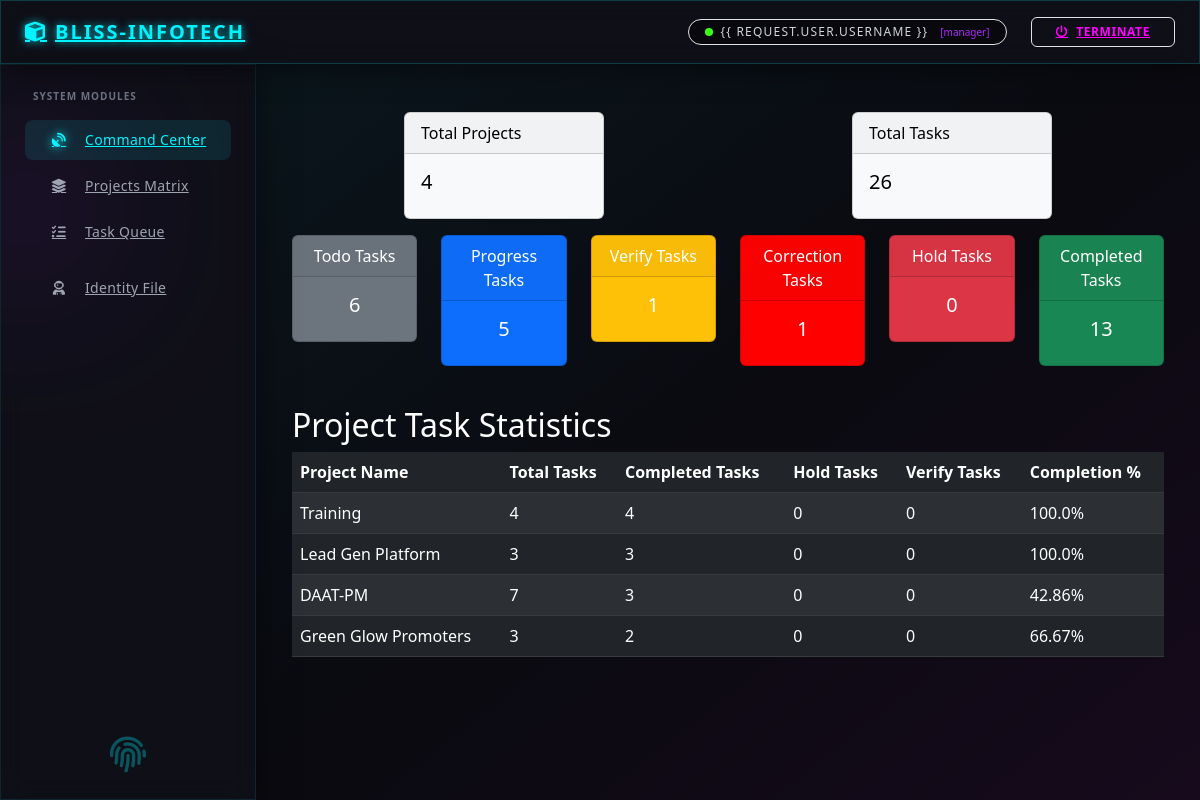
/manager/ (signed in), run on the app's committed database.
### app/models.py (models this page shows)
class Project(models.Model):
    id = models.AutoField(primary_key=True)
    name = models.CharField(max_length=64)
    description = models.TextField()
    manager = models.ForeignKey(User, on_delete=models.SET_NULL, null=True)
    client_name = models.CharField(max_length=64, null=True)
    status = models.CharField(max_length=10, default="DESIGN")
    created = models.DateTimeField(auto_now_add=True)
    started = models.DateTimeField(null=True)
    updated = models.DateTimeField(default=timezone.now)
    due = models.DateField(null=True)

### app/decorators.py (the view)
        @login_required
        def wrapper(request, *args, **kwargs):
            if in_groups(request.user):
                return view_function(request, *args, **kwargs)
            return redirect('/')

### template/manager/dashboard.html
{% extends 'manager/manager.html' %}
{% block manager_board %}
    <div class="container mt-4">
        <div class="row justify-content-around">
            <div class="col-md-3">
                <div class="card text-black bg-light mb-3">
                    <div class="card-header">Total Projects</div>
                    <div class="card-body">
                        <h5 class="card-title">{{ total_projects }}</h5>
                    </div>
                </div>
            </div>
            <div class="col-md-3">
                <div class="card text-black bg-light mb-3">
                    <div class="card-header">Total Tasks</div>
                    <div class="card-body">
                        <h5 class="card-title">{{ total_tasks }}</h5>
                    </div>
                </div>
            </div>
        </div>
        <div class="row text-center">
            <div class="col-md-2 col-sm-6">
                <div class="card text-white bg-secondary mb-3">
                    <div class="card-header">Todo Tasks</div>
                    <div class="card-body">
                        <h5 class="card-title">{{ todo_tasks }}</h5>
                    </div>
                </div>
            </div>
            <div class="col-md-2 col-sm-6">
                <div class="card text-white bg-primary mb-3">
                    <div class="card-header">Progress Tasks</div>
                    <div class="card-body">
                        <h5 class="card-title">{{ progress_tasks }}</h5>
                    </div>
                </div>
            </div>
            <div class="col-md-2 col-sm-6">
                <div class="card text-white bg-warning mb-3">
                    <div class="card-header">Verify Tasks</div>
                    <div class="card-body">
                        <h5 class="card-title">{{ verify_tasks }}</h5>
                    </div>
                </div>
            </div>
            <div class="col-md-2 col-sm-6">
                <div class="card text-white bg-brown-red mb-3">
                    <div class="card-header">Correction Tasks</div>
                    <div class="card-body">
                        <h5 class="card-title">{{ correction_tasks }}</h5>
                    </div>
                </div>
            </div>
            <div class="col-md-2 col-sm-6">
                <div class="card text-white bg-danger mb-3">
                    <div class="card-header">Hold Tasks</div>
                    <div class="card-body">
                        <h5 class="card-title">{{ hold_tasks }}</h5>
                    </div>
                </div>
            </div>
            <div class="col-md-2 col-sm-6">
                <div class="card text-white bg-success mb-3">
                    <div class="card-header">Completed Tasks</div>
                    <div class="card-body">
                        <h5 class="card-title">{{ complete_tasks }}</h5>
                    </div>
                </div>
            </div>
        </div>
        <h2 class="text-white mt-4">Project Task Statistics</h2>
        <div class="table-responsive">
            <table class="table table-striped table-dark">
                <thead>
                    <tr>
                        <th>Project Name</th>
                        <th>Total Tasks</th>
                        <th>Completed Tasks</th>
                        <th>Hold Tasks</th>
                        <th>Verify Tasks</th>
                        <th>Completion %</th>
                    </tr>
                </thead>
                <tbody>
                    {% for stat in project_stats %}
                    <tr>
                        <td>{{ stat.project.name }}</td>
                        <td>{{ stat.total_tasks }}</td>
                        <td>{{ stat.completed_tasks }}</td>
                        <td>{{ stat.hold_tasks }}</td>
                        <td>{{ stat.verify_tasks }}</td>
                        <td>{{ stat.completion_percentage }}%</td>
                    </tr>
                    {% endfor %}
                </tbody>
            </table>
        </div>
    </div>
{% endblock %}

### template/dashboard.html (shortened to what this page needs)
{% extends 'index.html' %}
{% block body %}
<div class="min-h-screen bg-[#0a0a10] text-gray-200 flex flex-col font-sans" x-data="{ sidebarOpen: false }">
    <header
        class="fixed top-0 left-0 right-0 h-16 z-50 glass-panel border-b border-[#00f3ff]/20 flex items-center justify-between px-4 lg:px-6 shadow-[0_4px_30px_rgba(0,0,0,0.5)]">
        <div class="flex items-center gap-4">
            <a href="#" class="text-xl font-bold tracking-widest neon-text-cyan flex items-center gap-2 uppercase">
                <i class="fas fa-cube text-[#00f3ff]"></i> BLISS-INFOTECH
            </a>
        </div>
        <div class="flex items-center gap-6">
            <div
                class="hidden sm:flex items-center gap-2 px-3 py-1 rounded-full bg-black/40 border border-[#b026ff]/30">
                <div class="w-2 h-2 rounded-full bg-[#39ff14] animate-pulse"></div>
                <span class="text-xs uppercase tracking-widest text-gray-300 font-medium">{{ request.user.username
                    }}</span>
                <span class="text-[10px] text-[#b026ff] ml-1">[{{ request.session.user_role }}]</span>
            </div>
            <a href="{% url 'signout' %}"
                class="px-4 py-1.5 text-xs font-bold tracking-wider uppercase rounded-md text-[#ff00ff] border border-[#ff00ff] hover:bg-[#ff00ff] hover:text-black hover:shadow-[0_0_15px_#ff00ff] transition-all duration-300 flex items-center gap-2">
                <i class="fas fa-power-off"></i> <span class="hidden sm:inline">Terminate</span>
            </a>
        </div>
    </header>
    {% if request.session.user_role == 'vendor' %}
    <main class="pt-20 px-4 md:px-8 max-w-7xl mx-auto w-full">
        {% block vendor %}{% endblock %}
    </main>
    {% else %}
    <div class="flex flex-1 pt-16 h-screen overflow-hidden">
        <aside :class="sidebarOpen ? 'translate-x-0' : '-translate-x-full'"
            class="fixed lg:static inset-y-0 left-0 mt-16 lg:mt-0 w-64 glass-panel border-r border-[#00f3ff]/10 lg:translate-x-0 transition-transform duration-300 ease-in-out z-40 flex flex-col h-[calc(100vh-4rem)] overflow-y-auto custom-scrollbar">
            <div class="p-4 py-6 flex flex-col gap-2 relative">
                <div
                    class="absolute -left-10 top-20 w-32 h-32 bg-[#b026ff] rounded-full mix-blend-screen filter blur-[80px] opacity-20 pointer-events-none">
                </div>
                <div class="text-[10px] text-gray-500 font-bold uppercase tracking-widest mb-2 pl-2">System Modules
                </div>
                <nav class="space-y-1.5 flex-1 w-full pl-0">
                    {% if request.session.user_role == 'lead' or request.user.is_superuser %}
                    {% if request.user.is_superuser or request.user.username == 'abi' %}
                    <a href="{% url 'admin-dashboard' %}"
                        class="flex items-center gap-3 px-4 py-2.5 rounded-lg text-sm font-medium tracking-wide transition-all group {% if request.path == '/lead/admin-dashboard' %}bg-[#00f3ff]/10 text-[#00f3ff] border-l-2 border-[#00f3ff]{% else %}text-gray-400 hover:text-white hover:bg-white/5{% endif %}">
                        <i
                            class="fas fa-shield-alt w-5 text-center {% if request.path == '/lead/admin-dashboard' %}text-[#00f3ff] glow-icon{% else %}group-hover:text-[#00f3ff]{% endif %}"></i>
                        Admin Core
                    </a>
                    <a href="{% url 'test' %}"
                        class="flex items-center gap-3 px-4 py-2.5 rounded-lg text-sm font-medium tracking-wide transition-all group {% if request.path == 'test' %}bg-[#b026ff]/10 text-[#b026ff] border-l-2 border-[#b026ff]{% else %}text-gray-400 hover:text-white hover:bg-white/5{% endif %}">
                        <i
                            class="fas fa-flask w-5 text-center {% if request.path == 'test' %}text-[#b026ff] glow-icon{% else %}group-hover:text-[#b026ff]{% endif %}"></i>
                        Diagnostic Lab
                    </a>
                    <div class="my-3 border-b border-gray-800/50 w-full"></div>
                    {% endif %}
                    <a href="/lead/"
                        class="flex items-center gap-3 px-4 py-2.5 rounded-lg text-sm font-medium tracking-wide transition-all group {% if request.path == '/lead/' %}bg-[#39ff14]/10 text-[#39ff14] border-l-2 border-[#39ff14]{% else %}text-gray-400 hover:text-white hover:bg-white/5{% endif %}">
                        <i
                            class="fas fa-network-wired w-5 text-center {% if request.path == '/lead/' %}text-[#39ff14] glow-icon{% else %}group-hover:text-[#39ff14]{% endif %}"></i>
                        Command Center
                    </a>
                    <a href="{% url 'view-projects' %}"
                        class="flex items-center gap-3 px-4 py-2.5 rounded-lg text-sm font-medium tracking-wide transition-all group {% if 'view-project' in request.path %}bg-[#00f3ff]/10 text-[#00f3ff] border-l-2 border-[#00f3ff]{% else %}text-gray-400 hover:text-white hover:bg-white/5{% endif %}">
                        <i
                            class="fas fa-layer-group w-5 text-center {% if 'view-project' in request.path %}text-[#00f3ff] glow-icon{% else %}group-hover:text-[#00f3ff]{% endif %}"></i>
                        Projects Matrix
                    </a>
                    <a href="{% url 'lead-tasks' %}"
                        class="flex items-center gap-3 px-4 py-2.5 rounded-lg text-sm font-medium tracking-wide transition-all group {% if 'view-task' in request.path %}bg-[#ff00ff]/10 text-[#ff00ff] border-l-2 border-[#ff00ff]{% else %}text-gray-400 hover:text-white hover:bg-white/5{% endif %}">
                        <i
                            class="fas fa-tasks w-5 text-center {% if 'view-task' in request.path %}text-[#ff00ff] glow-icon{% else %}group-hover:text-[#ff00ff]{% endif %}"></i>
                        Task Queue
                    </a>
                    <a href="{% url 'mail-server' %}"
                        class="flex items-center gap-3 px-4 py-2.5 rounded-lg text-sm font-medium tracking-wide transition-all group {% if 'mail-server' in request.path %}bg-yellow-400/10 text-yellow-400 border-l-2 border-yellow-400{% else %}text-gray-400 hover:text-white hover:bg-white/5{% endif %}">
                        <i
                            class="fas fa-envelope-open-text w-5 text-center {% if 'mail-server' in request.path %}text-yellow-400 glow-icon{% else %}group-hover:text-yellow-400{% endif %}"></i>
                        Mail Relay
                    </a>
                    <a href="{% url 'view-members' %}"
                        class="flex items-center gap-3 px-4 py-2.5 rounded-lg text-sm font-medium tracking-wide transition-all group {% if 'view-members' in request.path %}bg-[#b026ff]/10 text-[#b026ff] border-l-2 border-[#b026ff]{% else %}text-gray-400 hover:text-white hover:bg-white/5{% endif %}">
                        <i
                            class="fas fa-users w-5 text-center {% if 'view-members' in request.path %}text-[#b026ff] glow-icon{% else %}group-hover:text-[#b026ff]{% endif %}"></i>
                        Entity Register
                    </a>
                    <a href="{% url 'view-market-leads' %}"
                        class="flex items-center gap-3 px-4 py-2.5 rounded-lg text-sm font-medium tracking-wide transition-all group {% if 'view-market-leads' in request.path %}bg-[#39ff14]/10 text-[#39ff14] border-l-2 border-[#39ff14]{% else %}text-gray-400 hover:text-white hover:bg-white/5{% endif %}">
                        <i
                            class="fas fa-chart-line w-5 text-center {% if 'view-market-leads' in request.path %}text-[#39ff14] glow-icon{% else %}group-hover:text-[#39ff14]{% endif %}"></i>
                        Market Signals
                    </a>
                    {% elif request.session.user_role == 'manager' %}
                    <a href="/manager/"
                        class="flex items-center gap-3 px-4 py-2.5 rounded-lg text-sm font-medium tracking-wide transition-all group {% if request.path == '/manager/' %}bg-[#00f3ff]/10 text-[#00f3ff] border-l-2 border-[#00f3ff]{% else %}text-gray-400 hover:text-white hover:bg-white/5{% endif %}">
                        <i
                            class="fas fa-satellite-dish w-5 text-center {% if request.path == '/manager/' %}text-[#00f3ff] glow-icon{% else %}group-hover:text-[#00f3ff]{% endif %}"></i>
                        Command Center
                    </a>
                    <a href="{% url 'manager-list-projects' %}"
                        class="flex items-center gap-3 px-4 py-2.5 rounded-lg text-sm font-medium tracking-wide transition-all group {% if 'view-project' in request.path %}bg-[#b026ff]/10 text-[#b026ff] border-l-2 border-[#b026ff]{% else %}text-gray-400 hover:text-white hover:bg-white/5{% endif %}">
                        <i
                            class="fas fa-layer-group w-5 text-center {% if 'view-project' in request.path %}text-[#b026ff] glow-icon{% else %}group-hover:text-[#b026ff]{% endif %}"></i>
                        Projects Matrix
                    </a>
                    <a href="{% url 'manager-view-tasks' %}"
                        class="flex items-center gap-3 px-4 py-2.5 rounded-lg text-sm font-medium tracking-wide transition-all group {% if 'view-tasks' in request.path %}bg-[#ff00ff]/10 text-[#ff00ff] border-l-2 border-[#ff00ff]{% else %}text-gray-400 hover:text-white hover:bg-white/5{% endif %}">
                        <i
                            class="fas fa-tasks w-5 text-center {% if 'view-tasks' in request.path %}text-[#ff00ff] glow-icon{% else %}group-hover:text-[#ff00ff]{% endif %}"></i>
                        Task Queue
                    </a>
                    {% endif %}
                    <a href="{% url 'profile' %}"
                        class="flex items-center gap-3 px-4 py-2.5 rounded-lg text-sm font-medium tracking-wide transition-all group {% if 'profile' in request.path %}bg-white/10 text-white border-l-2 border-white{% else %}text-gray-400 hover:text-white hover:bg-white/5{% endif %}">
                        <i
                            class="fas fa-user-astronaut w-5 text-center {% if 'profile' in request.path %}text-white glow-icon{% else %}group-hover:text-white{% endif %}"></i>
                        Identity File
                    </a>
                </nav>
            </div>
            <div class="mt-auto p-4 flex justify-center opacity-30 pointer-events-none">
                <i class="fas fa-fingerprint text-4xl text-[#00f3ff]"></i>
            </div>
        </aside>
        <main class="flex-1 overflow-y-auto p-4 lg:p-8 bg-[#0a0a10] relative custom-scrollbar z-0 w-full">
            <div
                class="absolute inset-0 bg-gradient-to-br from-[#00f3ff]/5 via-transparent to-[#ff00ff]/5 pointer-events-none z-0">
            </div>
            <div class="relative z-10">
                {% block dashboard %}{% endblock %}
            </div>
        </main>
    </div>
    {% endif %}
</div>
{% endblock %}

### data on the page
Project: project.name "Training", total_tasks "4", completed_tasks "4", hold_tasks "0", verify_tasks "0", completion_percentage "100.0"
Project: project.name "Lead Gen Platform", total_tasks "3", completed_tasks "3", hold_tasks "0", verify_tasks "0", completion_percentage "100.0"
Project: project.name "DAAT-PM", total_tasks "7", completed_tasks "3", hold_tasks "0", verify_tasks "0", completion_percentage "42.86"
Project: project.name "Green Glow Promoters", total_tasks "3", completed_tasks "2", hold_tasks "0", verify_tasks "0", completion_percentage "66.67"

### other printed values
{{ request.session.user_role }} "manager"
{{ total_projects }} "4"
{{ total_tasks }} "26"
{{ todo_tasks }} "6"
{{ progress_tasks }} "5"
{{ verify_tasks }} "1"
{{ correction_tasks }} "1"
{{ hold_tasks }} "0"
{{ complete_tasks }} "13"
